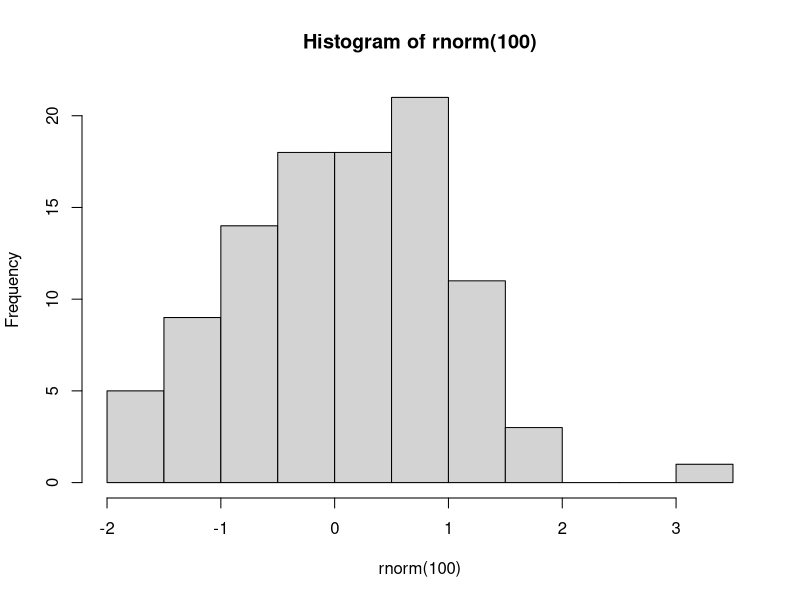
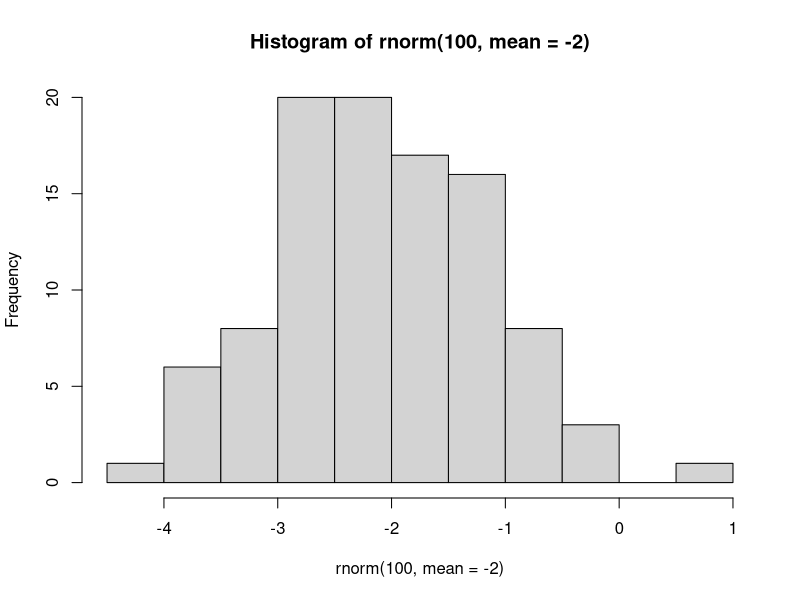
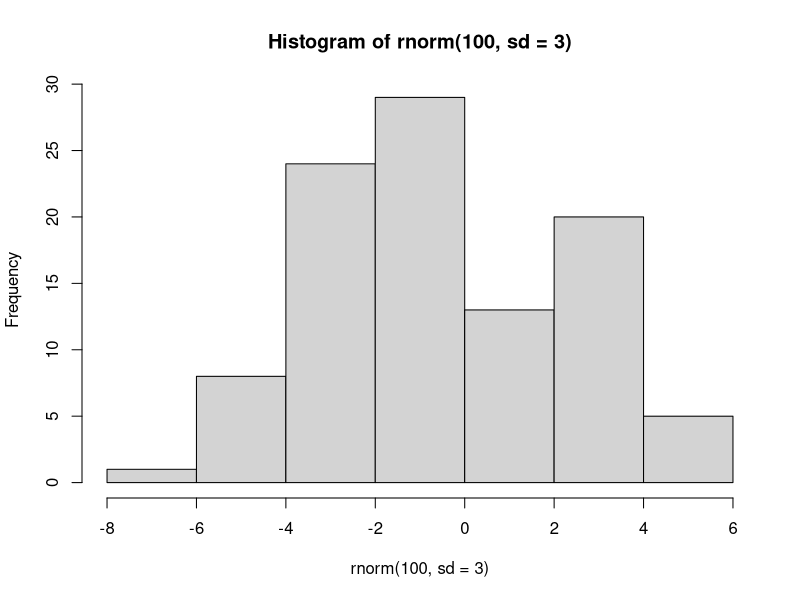

These charts were generated, in order, by the following R code:
# un for loop  (o un bucle for, como dirían los españoles)
# es una forma de ejecutar unas líneas de código la candtidad de 
# veces que uno desee
# 
# Veamos un ejemplo sencillo: imprimir los números 1,2,3,4 y 5
#  típicamente en R escribiríamos
# 

for (i in 1:5) {
  print(i)
}

# el vector no tiene por qué partir desde uno
for (i in 3:5) {
  print(i)
}

# puede ser un vector arbitrario
for (i in c(1, 1.4, 3.14, 666)) {
  print(i)
}

# ni siquiera tienen que ser números, pueden ser caracteres
for (i in c("si", "ella", "no", "quiere", "bailar", "respeta")) {
  print(i)
}

# o pueden ser valores lógicos
for (i in c(FALSE, FALSE, TRUE, FALSE)) {
  print(i)
}

# da lo mismo si el nombre del índice es i, j, k o lo que quieran
for (Lupe in 1:5) {
  print(Lupe)
}

# el índice puede usarse como cualquier número, texto o valor lógico
for (j in 1:5) {
  print(j*2 + 3)
}

# pero uno de los usos más comunes, es usar el índice para extraer
# o llenar partes de un objeto, por ejemplo de un vector
cubos <- c(0, 0, 0, 0, 0)
cubos
for (i in 1:5) {
  cubos[i] <- i*i*i
}

cubos

lista_de_histogramas <- list(hist(rnorm(100), plot = FALSE), 
                         hist(rnorm(100, mean = -2), plot = FALSE), 
                         hist(rnorm(100, sd = 3), plot = FALSE)
                        )

for (i in 1:3) {
  casos <- lista_de_histogramas[[i]]$counts
  plot(lista_de_histogramas[[i]])
  print(casos) 
}

